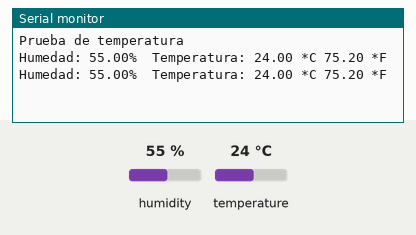
The sketch below on a simulated Arduino Uno, built with avr-gcc and run on an emulated ATmega328P. Shown: the last lines printed to the serial monitor. Inputs (shaded band) come from the test bench; at power-on: humidity 55 %, temperature 24 °C.

Above: at 10.8 s.
10.9 s: humidity set to 22 %
At 16.0 s:
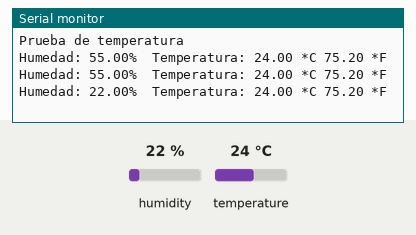
18.4 s: temperature set to 12 °C
At 20.7 s:
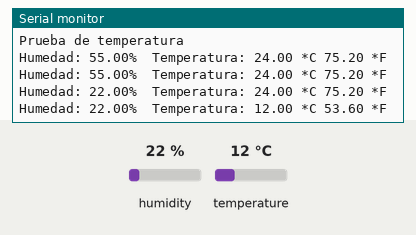
25.9 s: humidity set to 40 %
At 31.3 s:
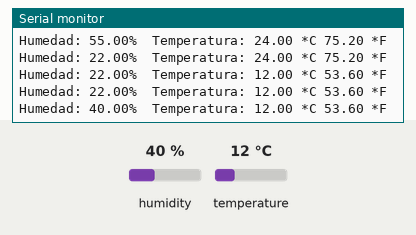
Timing chart, 0 to 32.8 s (numbered marks = the images above; inputs shaded):
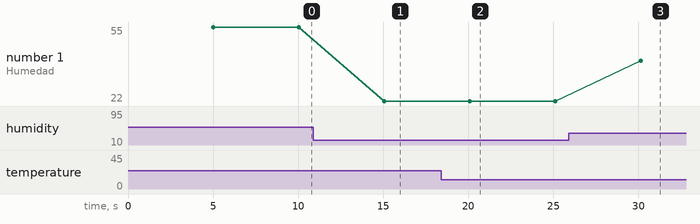

The sketch:

temp_humedad_practicaRGB.ino
```cpp
#include "DHT.h"    //
#define DHTPIN 2
#define DHTTYPE DHT11
DHT dht(DHTPIN, DHTTYPE);
float h, t, f;
char luz = 'a';
int GREEN = 10; //VERDE
int BLUE = 9; //AZUL
int RED = 8; //RO

void setup() {
  Serial.begin(9600);
  Serial.println("Prueba de temperatura");
  dht.begin();

}

void loop() {
  delay(5000);  // tiempo entre medidas  puede cambiarse a 5000
  h = dht.readHumidity();
  t = dht.readTemperature();
  f = dht.readTemperature(true); //  el true dice que es farenheit.  si no tiene true lee en celsius
  if (isnan(h) || isnan(t) || isnan(f)) // isnan verifica si la lectura es un numero.  pudiera ser un simbolo y debe salir error en la medición. isnan = is not a number
  {
    Serial.println("Error en la medición");
    return;
  }

  if (t > 25.0) {
    luz = 'r';
  } else if (t > 24.6 && t <= 24.9) {
    luz = 'v';
  } else {
    luz = 'a';
  }

  switch (luz) {

    case 'r':
      digitalWrite(BLUE, LOW);
      digitalWrite(GREEN, LOW);
      digitalWrite(RED, HIGH);
      break;
    case 'v':
      digitalWrite(BLUE, LOW);
      digitalWrite(GREEN, HIGH);
      digitalWrite(RED, LOW);
      break;
    case 'a':
      digitalWrite(BLUE, HIGH);
      digitalWrite(GREEN, LOW);
      digitalWrite(RED, LOW);
      break;
  }

  Serial.print("Humedad: ");
  Serial.print(h);
  Serial.print("%\t");   // el \t  deja una tabulación
  Serial.print("Temperatura: ");
  Serial.print(t);
  Serial.print(" *C ");
  Serial.print(f);
  Serial.println(" *F\t");
}
```

Measured:
- after the input at 10.9 s, the serial monitor: prints a new line after 4.2 s (image 1)
- after the input at 18.4 s, the serial monitor: prints a new line after 1.7 s (image 2)
- after the input at 25.9 s, the serial monitor: prints a new line after 4.2 s (image 3)
- plotted number 1: 55 → 22 after the input at 10.9 s, 22 → 40 after the input at 25.9 s
